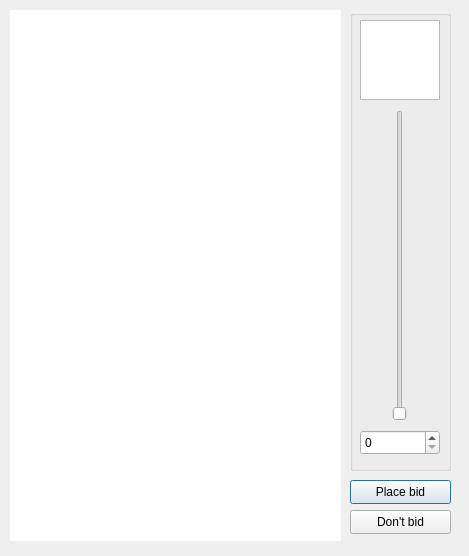
<?xml version="1.0" encoding="UTF-8"?>
<ui version="4.0">
 <class>AuctionWindow</class>
 <widget class="QDialog" name="AuctionWindow">
  <property name="geometry">
   <rect>
    <x>0</x>
    <y>0</y>
    <width>469</width>
    <height>556</height>
   </rect>
  </property>
  <property name="windowTitle">
   <string>Dialog</string>
  </property>
  <widget class="QWidget" name="cardWidget" native="true">
   <property name="geometry">
    <rect>
     <x>10</x>
     <y>10</y>
     <width>331</width>
     <height>531</height>
    </rect>
   </property>
   <property name="styleSheet">
    <string notr="true">background-color: rgb(255, 255, 255);</string>
   </property>
  </widget>
  <widget class="QPushButton" name="PlaceButton">
   <property name="geometry">
    <rect>
     <x>350</x>
     <y>480</y>
     <width>101</width>
     <height>24</height>
    </rect>
   </property>
   <property name="text">
    <string>Place bid</string>
   </property>
  </widget>
  <widget class="QGroupBox" name="PlayerBox">
   <property name="geometry">
    <rect>
     <x>350</x>
     <y>10</y>
     <width>101</width>
     <height>461</height>
    </rect>
   </property>
   <property name="title">
    <string/>
   </property>
   <widget class="QGraphicsView" name="PlayerIconView">
    <property name="geometry">
     <rect>
      <x>10</x>
      <y>10</y>
      <width>80</width>
      <height>80</height>
     </rect>
    </property>
    <property name="palette">
     <palette>
      <active>
       <colorrole role="Mid">
        <brush brushstyle="SolidPattern">
         <color alpha="255">
          <red>255</red>
          <green>255</green>
          <blue>255</blue>
         </color>
        </brush>
       </colorrole>
      </active>
      <inactive>
       <colorrole role="Mid">
        <brush brushstyle="SolidPattern">
         <color alpha="255">
          <red>160</red>
          <green>160</green>
          <blue>160</blue>
         </color>
        </brush>
       </colorrole>
      </inactive>
      <disabled>
       <colorrole role="Mid">
        <brush brushstyle="SolidPattern">
         <color alpha="255">
          <red>255</red>
          <green>255</green>
          <blue>255</blue>
         </color>
        </brush>
       </colorrole>
      </disabled>
     </palette>
    </property>
    <property name="verticalScrollBarPolicy">
     <enum>Qt::ScrollBarAlwaysOff</enum>
    </property>
    <property name="horizontalScrollBarPolicy">
     <enum>Qt::ScrollBarAlwaysOff</enum>
    </property>
   </widget>
   <widget class="QSpinBox" name="BiddingSpinBox">
    <property name="geometry">
     <rect>
      <x>10</x>
      <y>420</y>
      <width>80</width>
      <height>25</height>
     </rect>
    </property>
   </widget>
   <widget class="QSlider" name="BiddingSlider">
    <property name="geometry">
     <rect>
      <x>40</x>
      <y>100</y>
      <width>20</width>
      <height>311</height>
     </rect>
    </property>
    <property name="orientation">
     <enum>Qt::Vertical</enum>
    </property>
   </widget>
  </widget>
  <widget class="QPushButton" name="CancelButton">
   <property name="geometry">
    <rect>
     <x>350</x>
     <y>510</y>
     <width>101</width>
     <height>24</height>
    </rect>
   </property>
   <property name="text">
    <string>Don't bid</string>
   </property>
  </widget>
 </widget>
 <resources/>
 <connections>
  <connection>
   <sender>BiddingSlider</sender>
   <signal>valueChanged(int)</signal>
   <receiver>BiddingSpinBox</receiver>
   <slot>setValue(int)</slot>
   <hints>
    <hint type="sourcelabel">
     <x>379</x>
     <y>280</y>
    </hint>
    <hint type="destinationlabel">
     <x>398</x>
     <y>504</y>
    </hint>
   </hints>
  </connection>
  <connection>
   <sender>BiddingSpinBox</sender>
   <signal>valueChanged(int)</signal>
   <receiver>BiddingSlider</receiver>
   <slot>setValue(int)</slot>
   <hints>
    <hint type="sourcelabel">
     <x>350</x>
     <y>494</y>
    </hint>
    <hint type="destinationlabel">
     <x>384</x>
     <y>422</y>
    </hint>
   </hints>
  </connection>
 </connections>
</ui>
